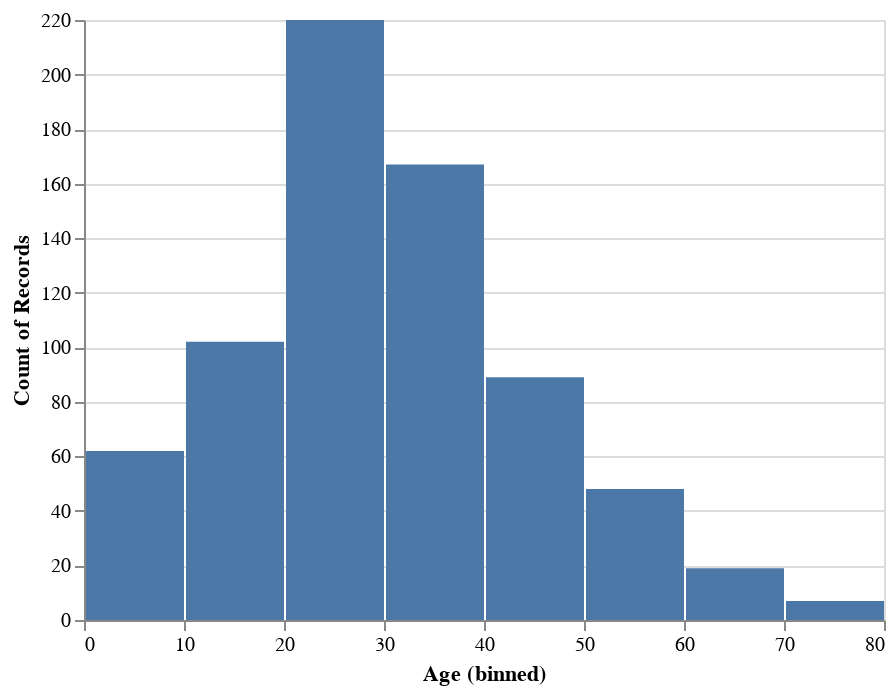

The cell this chart's notebook holds for it:
### Markdown cell above
### Analisando os valores faltantes

### Code cell
source = df[df['flag']==1]

alt.Chart(source).mark_bar().encode(
    alt.X("Age:Q", bin=True),
    y='count()',
)

### Figure 1 — Vega-Lite specification as saved in the notebook (floating-point values rounded to 4 significant figures; data arrays with more than 128 entries replaced by an {"elided": "..."} marker saying what was removed)
{"config": {"view": {"continuousWidth": 400, "continuousHeight": 300}}, "data": {"name": "data-3ed21eb8257743247fe23def997be493"}, "mark": "bar", "encoding": {"x": {"type": "quantitative", "bin": true, "field": "Age"}, "y": {"type": "quantitative", "aggregate": "count"}}, "$schema": "https://vega.github.io/schema/vega-lite/v4.8.1.json", "datasets": {"data-3ed21eb8257743247fe23def997be493": {"elided": "891 records"}}}
